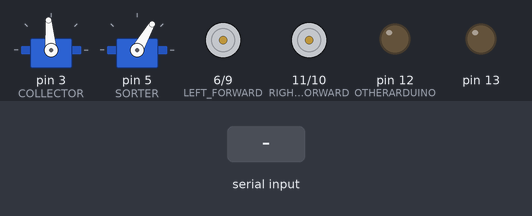
Simulated run of this sketch. Board: Arduino Uno, built with avr-gcc and run on an emulated ATmega328P. Parts: 2 × servo, motor-driver pin pairs drawn as motors (green arrow = first pin HIGH = forward, orange = second pin HIGH = backward, longer = more drive), output pins drawn as LEDs (lit = HIGH). The test bench sets the inputs (shaded band).

Above: at 1.7 s.
1.8 s: "U" received over Serial
At 3.3 s:
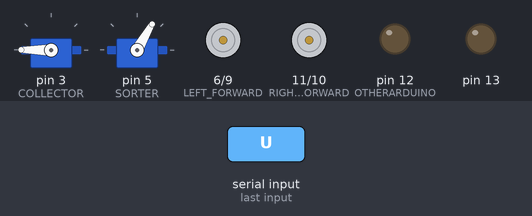
At 6.8 s:
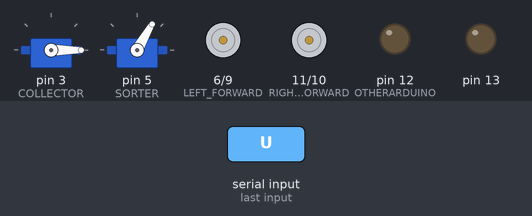
7.8 s: "A" received over Serial
At 11.8 s:
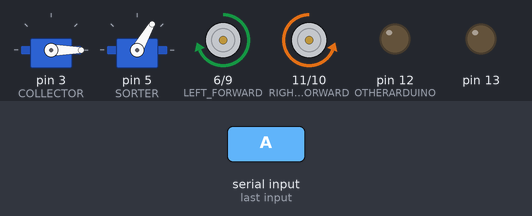
Timing chart, 0 to 13.3 s (numbered marks = the images above; inputs shaded):
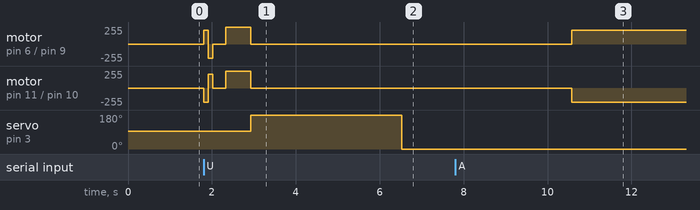

The sketch:

GarbageCollectorControl.ino
```cpp
#define RIGHT_FORWARD 11 //IN1
#define LEFT_FORWARD 6 //IN4
#define RIGHT_BACKWARD 10 //IN2
#define LEFT_BACKWARD 9 //IN3
#define COLLECTOR 3
#define SORTER 5
#define OTHERARDUINO 12

#include <Servo.h>

//for Main CPP
/*
#define TURNRIGHT A
#define TURNLEFT D
#define DRIVE G
#define DRIVESTOP K
#define INCH N
#define COLLECT P
#define TESTFUNCTION U
#define SWITCH X
#define TOPCLAW Z
*/

Servo collector;
int pos;

Servo sorter;
bool recycle = false;

void wait(int milli) {
  int tim = millis();
  while (millis() - tim < milli);
}

void flash() {
  for (int i = 0; i<3; i++) {
    digitalWrite(13, HIGH);
    delay(100);
    digitalWrite(13, LOW);
    delay(100);
    digitalWrite(13, HIGH);
    delay(100);
    digitalWrite(13, LOW);
    delay(300);
  }
}

//[0, 254], A
void turnRight(unsigned int degree) {
  drive_stop();
  delay(1);
  analogWrite(LEFT_FORWARD, 210);
  analogWrite(RIGHT_BACKWARD, 210);
  delay(degree*5);

  drive_stop();
  delay(1);
}

//[0, 254], D
void turnLeft(unsigned int degree) {
  drive_stop();
  delay(1);
  analogWrite(RIGHT_FORWARD, 210);
  analogWrite(LEFT_BACKWARD, 210);
  delay(degree*5);

  drive_stop();
  delay(1);
}

//[-254, 254], G
void drive(int spd) {
  drive_stop();
  delay(1);
  if (spd >= 0) {
    analogWrite(RIGHT_FORWARD, spd);
    analogWrite(LEFT_FORWARD, spd);
  } else {
    analogWrite(RIGHT_BACKWARD, abs(spd));
    analogWrite(LEFT_BACKWARD, abs(spd));
  }
  delay(1);
}

//K
void drive_stop() {
  delay(1);
  analogWrite(RIGHT_FORWARD, 0);
  analogWrite(LEFT_FORWARD, 0);
  analogWrite(RIGHT_BACKWARD, 0);
  analogWrite(LEFT_BACKWARD, 0);
  delay(1);
}

//[-254,254], N
void inch(int tim) {
  delay(1);
  if (tim >= 0) {
    analogWrite(RIGHT_FORWARD, 100);
    analogWrite(LEFT_FORWARD, 100);
  } else {
    analogWrite(RIGHT_BACKWARD, 100);
    analogWrite(LEFT_BACKWARD, 100);
  }
  delay(abs(tim));
  drive_stop();
  delay(1);
}

//P
void collect() {

  collector.write(250);
  delay(3590);
  collector.write(0);
  delay(4040);
  collector.write(0);
}

//U
void test() {
  turnRight(20);
  //delay(300);
  turnLeft(20);
  //delay(300);
  drive_stop();
  //delay(300);
  drive(250);
  //delay(300);
  drive_stop();
  delay(300);
  inch(600);
  //delay(200);
  //drive(-250);
  //delay (300);
  drive_stop();
  collect();
}

//X
void switch_() {
  if (recycle) {
    sorter.write(30); //one way
    recycle = false;
  } else {
    sorter.write(160); //one way
    recycle = true;
  }
}

//Z
void topclaw() {
  digitalWrite(OTHERARDUINO, HIGH);
  delay(300);
  digitalWrite(OTHERARDUINO, LOW);
  delay(1);
}

void setup() {
  Serial.begin(9600);

  pinMode(RIGHT_FORWARD, OUTPUT);
  pinMode(LEFT_FORWARD, OUTPUT);
  pinMode(RIGHT_BACKWARD, OUTPUT);
  pinMode(LEFT_BACKWARD, OUTPUT);
  pinMode(COLLECTOR, OUTPUT);
  pinMode(OTHERARDUINO, OUTPUT);
  pinMode(SORTER, OUTPUT);

  pinMode(13, OUTPUT);

  digitalWrite(OTHERARDUINO, LOW);
  drive_stop();
  collector.attach(COLLECTOR);
  sorter.attach(SORTER);

/*
  collector.write(1800);
  delay(300);
  collector.write(0); */

  collector.write(95); // neutral
  sorter.write(60); //one way

  delay(500);

  //topclaw();
  //delay(1000);
  //collect();

  //test();

}

int inByte1 = 0;
int inByte2 = 0;

void loop() {

  if (Serial.available() > 0) {
    inByte1 = Serial.read();
    inByte2 = Serial.read();

    if (inByte1 == 'A') {
      //turnRight(static_cast<int>(inByte2));
      turnRight(inByte2);
    } else if (inByte1 == 'D') {
      //turnLeft(static_cast<int>(inByte2));
      turnLeft(inByte2);
    } else if (inByte1 == 'G') {
      //drive(static_cast<int>(inByte2));
      drive(inByte2);
    } else if (inByte1 == 'K') {
      drive_stop();
    } else if (inByte1 == 'N') {
      inch(inByte2);
      //inch(static_cast<int>(inByte2));
    } else if (inByte1 == 'P') {
      collect();
    } else if (inByte1 == 'U') {
      test();
    } else if (inByte1 == 'X') {
      switch_();
    } else if (inByte1 == 'Z') {
      topclaw();
    }
  }
  delay(10);

}
```

Measured:
- after the input at 7.8 s, motor on pin 6 (LEFT_FORWARD) / pin 9 (LEFT_BACKWARD): stopped → forward 210/255 after 2.8 s; motor on pin 11 (RIGHT_FORWARD) / pin 10 (RIGHT_BACKWARD): stopped → backward 210/255 after 2.8 s
